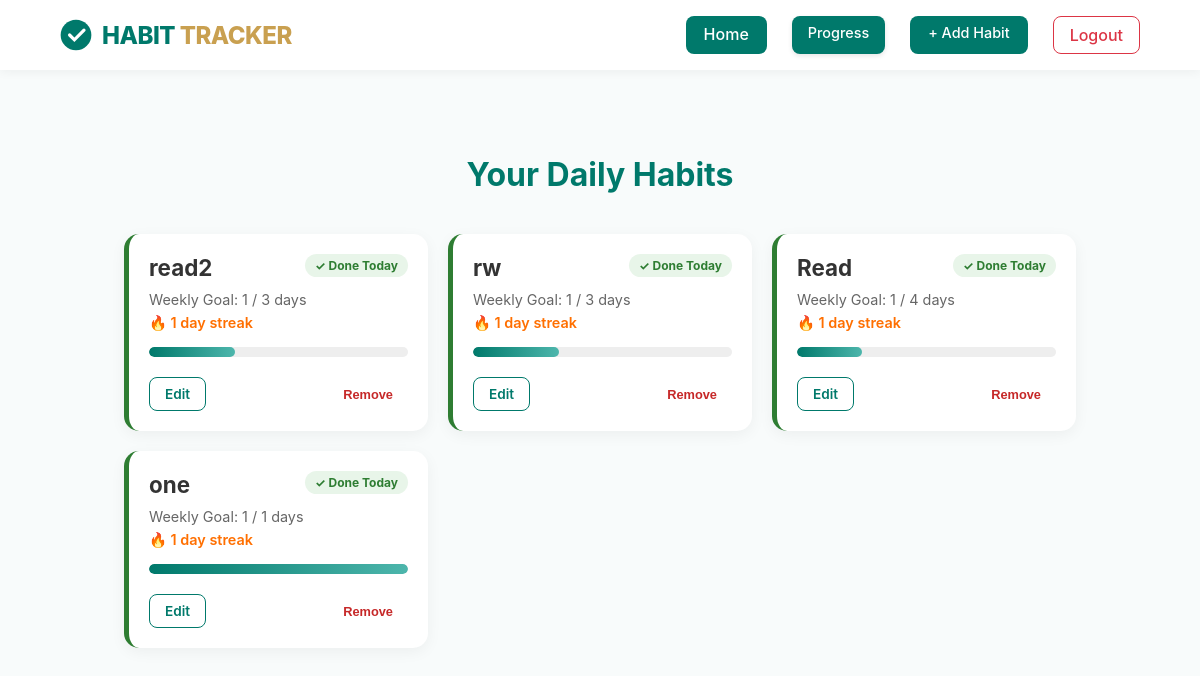
The page / (signed in) on the database its author committed.
### tables this page shows
CREATE TABLE habits(
             id INTEGER PRIMARY KEY AUTOINCREMENT,
             user_id INTEGER NOT NULL,
             name TEXT NOT NULL,
             target_days INTEGER NOT NULL,
             created_at DATE DEFAULT CURRENT_DATE,
             FOREIGN KEY(user_id) REFERENCES users(id)
             );

### app.py (the view)
@app.route("/")
@login_required
def index():
    habits = db.execute("""
        SELECT
            habits.id,
            habits.name,
            habits.target_days,

            COUNT(CASE
                WHEN strftime('%Y-%W', habit_logs.completed_date) = strftime('%Y-%W','now')
                THEN 1
            END) AS completed_this_week,

            COALESCE(MAX(CASE
                WHEN habit_logs.completed_date = date('now')
                THEN 1
            END), 0) AS completed_today

        FROM habits

        LEFT JOIN habit_logs
            ON habits.id = habit_logs.habit_id

        WHERE habits.user_id = ?

        GROUP BY habits.id

        ORDER BY habits.created_at DESC

    """, session["user_id"])
    for habit in habits:
        logs = db.execute("""
            SELECT completed_date
            FROM habit_logs
            WHERE habit_id = ?
            ORDER BY completed_date DESC
        """, habit["id"])
        completed_dates = {row["completed_date"] for row in logs}
        streak = 0
        current_day = date.today()
        while current_day.isoformat() in completed_dates:
            streak += 1
            current_day -= timedelta(days=1)
        habit["streak"] = streak
    return render_template("index.html", habits=habits)

### helpers.py (called while the page is built)
def login_required(f):
    @wraps(f)
    def decorated_function(*args, **kwargs):
        if session.get("user_id") is None:
            return redirect("/login")
        return f(*args, **kwargs)
    return decorated_function

### templates/index.html (shortened to what this page needs)
{% extends "layout.html" %}
{% block body %}
<div class="container">
    <div class="dashboard-header">
        <h1>Your Daily Habits</h1>
    </div>
    {% if habits %}
    <div class="habit-grid">
        {% for habit in habits %}
        <div class="habit-card {% if habit.completed_today %}completed{% endif %}">
            <div style="display: flex; justify-content: space-between; align-items: flex-start;">
                <h3 class="habit-name">{{ habit.name }}</h3>
                {% if habit.completed_today %}
                    <span class="status-badge">✓ Done Today</span>
                {% endif %}
            </div>
            <div class="stats-text">
                Weekly Goal: {{ habit.completed_this_week }} / {{ habit.target_days }} days
            </div>
            {% if habit.streak > 0 %}
<div class="streak-text">
    🔥 {{ habit.streak }} day{% if habit.streak != 1 %}s{% endif %} streak
</div>
{% endif %}
            <div class="progress-container">
                {% set percent = (habit.completed_this_week / habit.target_days * 100) if habit.target_days > 0 else 0 %}
                <div class="progress-bar" style="width: {{ percent }}%;"></div>
            </div>
            <div class="card-actions">
                <a href="/edit/{{ habit.id }}" class="btn btn-edit">Edit</a>
                <form action="/delete/{{ habit.id }}" method="post" onsubmit="return confirm('Delete this habit?')">
                    <button type="submit" class="btn btn-delete">Remove</button>
                </form>
            </div>
        </div>
        {% endfor %}
    </div>
    {% else %}
    <div style="text-align: center; padding: 50px;">
        <p style="color: #666;">No habits tracked yet. Start your journey!</p>
        <a href="/add" class="btn btn-complete" style="display: inline-block; width: auto;">Add Your First Habit</a>
    </div>
    {% endif %}
</div>
{% endblock %}

### static/styles.css (style rules this page uses)
body { font-family: 'Inter', -apple-system, sans-serif; margin: 0; background-color: #f8fbfb; }
.container { padding: 2rem 5%; }
:root { --primary-teal: #00796B; --accent-gold: #C9A050; --success-green: #2E7D32; --danger-red: #C62828; --bg-light: #f8fbfb; }
.dashboard-header { text-align: center; margin-bottom: 30px; color: var(--primary-teal); }
.habit-grid { display: grid; grid-template-columns: repeat(auto-fill, minmax(300px, 1fr)); gap: 20px; padding: 10px; }
.habit-card { background: white; border-radius: 15px; padding: 20px; box-shadow: 0 4px 15px rgba(0,0,0,0.05); border-left: 5px solid var(--accent-gold); transition: transform 0.2s; }
.habit-card.completed { border-left-color: var(--success-green); }
.habit-name { font-size: 1.4rem; margin: 0 0 10px 0; color: #333; }
.progress-container { background: #eee; border-radius: 10px; height: 10px; margin: 15px 0; overflow: hidden; }
.progress-bar { background: linear-gradient(90deg, var(--primary-teal), #4db6ac); height: 100%; border-radius: 10px; }
.stats-text { font-size: 0.9rem; color: #666; }
.card-actions { display: flex; justify-content: space-between; align-items: center; margin-top: 20px; }
.btn { padding: 8px 15px; border-radius: 8px; border: none; cursor: pointer; font-weight: 600; text-decoration: none; font-size: 0.85rem; transition: opacity 0.2s; }
.btn-edit { color: var(--primary-teal); border: 1px solid var(--primary-teal); }
.btn-delete { background: none; color: var(--danger-red); font-size: 0.8rem; }
.status-badge { display: inline-block; padding: 4px 10px; border-radius: 20px; font-size: 0.75rem; background: #e8f5e9; color: var(--success-green); font-weight: bold; }
.streak-text { margin-top: 6px; font-size: 0.9rem; font-weight: 600; color: #ff6f00; }

### rows shown on the page
habits: name "read2", completed_this_week "1", target_days "3", streak "1", {{ percent }} 33.33333333333333 (drawn)
habits: name "rw", completed_this_week "1", target_days "3", streak "1", {{ percent }} 33.33333333333333 (drawn)
habits: name "Read", completed_this_week "1", target_days "4", streak "1", {{ percent }} 25.0 (drawn)
habits: name "one", completed_this_week "1", target_days "1", streak "1", {{ percent }} 100.0 (drawn)
